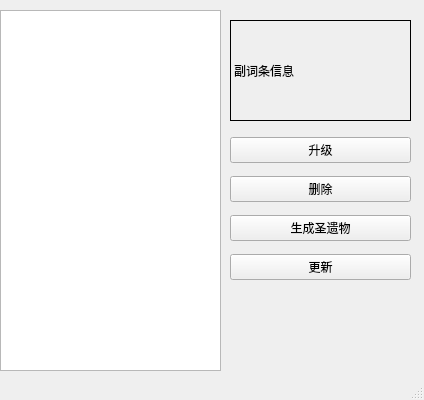
<?xml version="1.0" encoding="UTF-8"?>
<ui version="4.0">
 <class>MainWindow</class>
 <widget class="QMainWindow" name="MainWindow">
  <property name="geometry">
   <rect>
    <x>0</x>
    <y>0</y>
    <width>424</width>
    <height>400</height>
   </rect>
  </property>
  <property name="windowTitle">
   <string>圣遗物强化模拟</string>
  </property>
  <widget class="QWidget" name="centralwidget">
   <widget class="QWidget" name="">
    <property name="geometry">
     <rect>
      <x>230</x>
      <y>130</y>
      <width>181</width>
      <height>161</height>
     </rect>
    </property>
    <layout class="QVBoxLayout" name="verticalLayout">
     <item>
      <widget class="QPushButton" name="UpGrd">
       <property name="text">
        <string>升级</string>
       </property>
      </widget>
     </item>
     <item>
      <widget class="QPushButton" name="DeleteOne">
       <property name="text">
        <string>删除</string>
       </property>
      </widget>
     </item>
     <item>
      <widget class="QPushButton" name="LegacyGen">
       <property name="text">
        <string>生成圣遗物</string>
       </property>
      </widget>
     </item>
     <item>
      <widget class="QPushButton" name="renew">
       <property name="text">
        <string>更新</string>
       </property>
      </widget>
     </item>
    </layout>
   </widget>
   <widget class="QListWidget" name="LegacyList">
    <property name="geometry">
     <rect>
      <x>0</x>
      <y>10</y>
      <width>221</width>
      <height>361</height>
     </rect>
    </property>
    <property name="currentRow">
     <number>-1</number>
    </property>
   </widget>
   <widget class="QLabel" name="SubInfo">
    <property name="geometry">
     <rect>
      <x>230</x>
      <y>20</y>
      <width>181</width>
      <height>101</height>
     </rect>
    </property>
    <property name="frameShape">
     <enum>QFrame::Box</enum>
    </property>
    <property name="text">
     <string>副词条信息</string>
    </property>
   </widget>
  </widget>
  <widget class="QMenuBar" name="menubar">
   <property name="geometry">
    <rect>
     <x>0</x>
     <y>0</y>
     <width>424</width>
     <height>21</height>
    </rect>
   </property>
  </widget>
  <widget class="QStatusBar" name="statusbar"/>
 </widget>
 <resources/>
 <connections/>
</ui>
